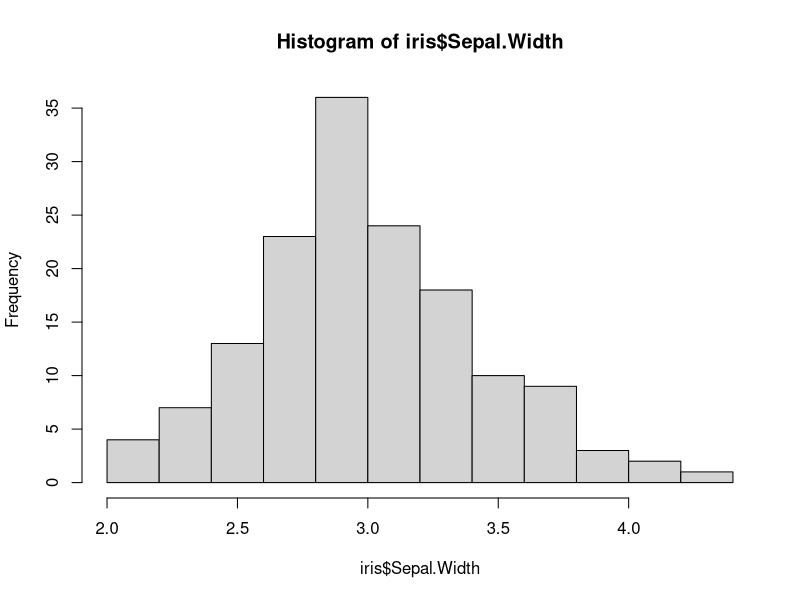
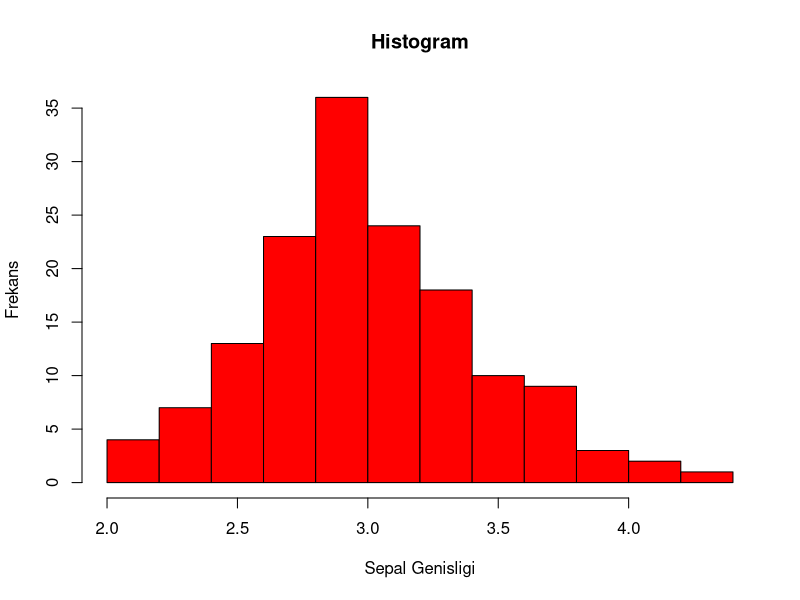
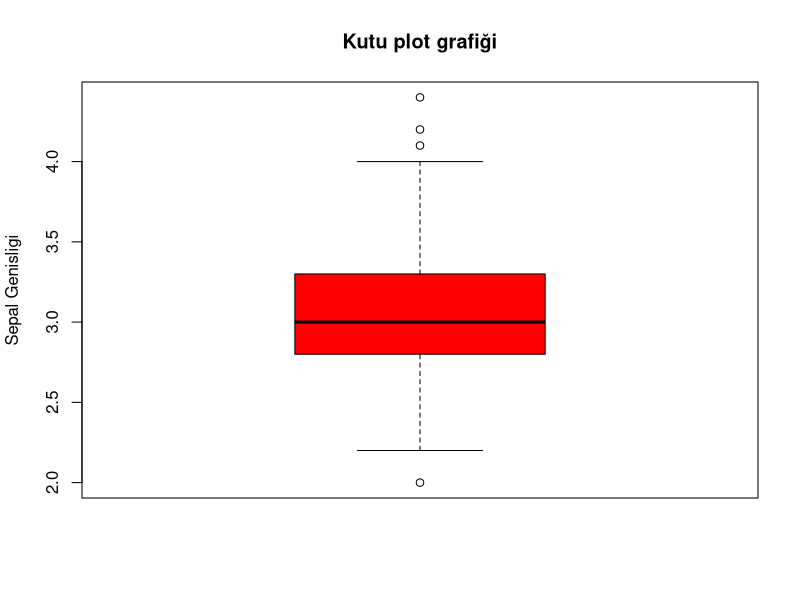
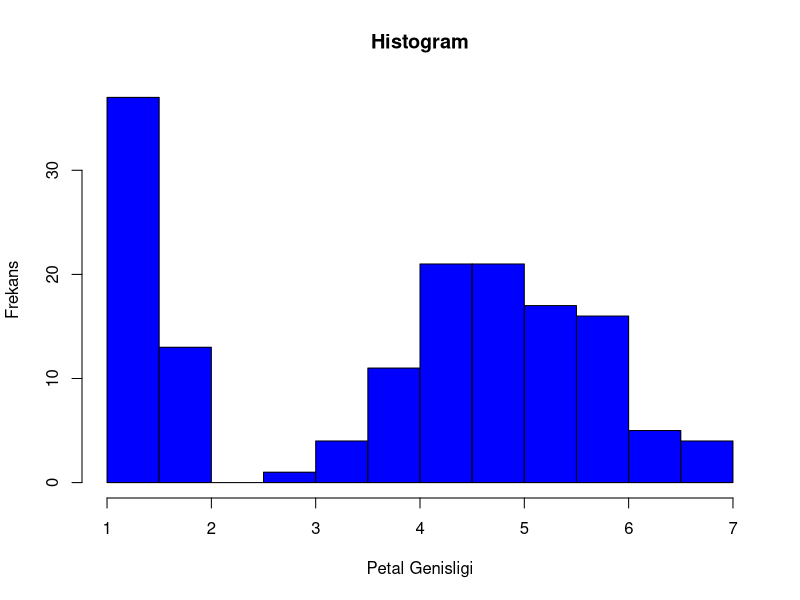
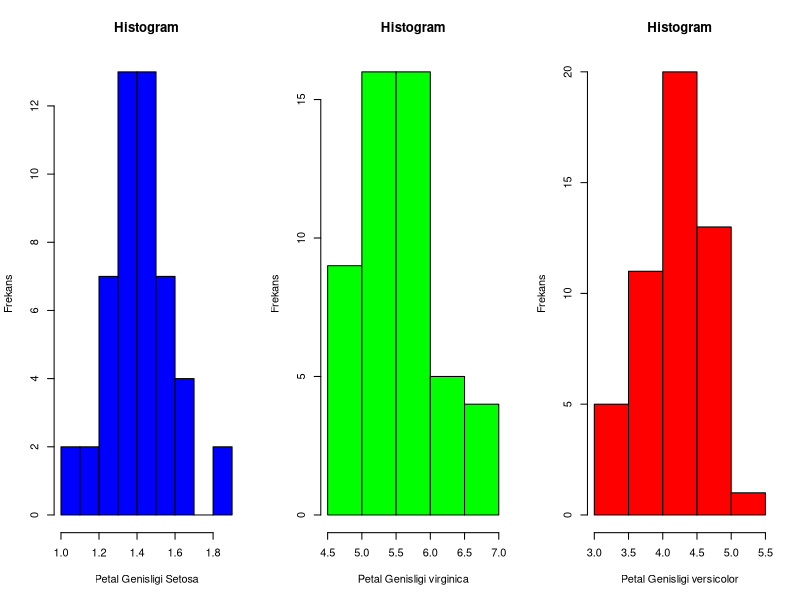
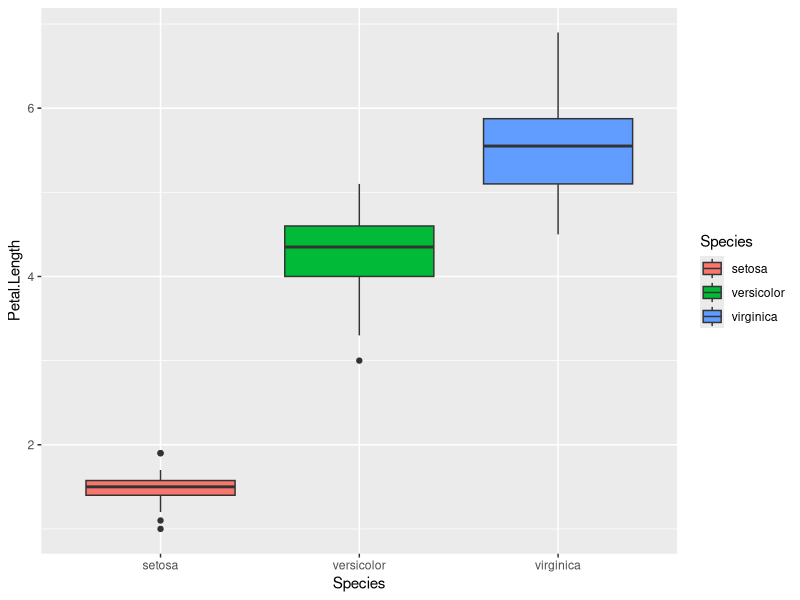
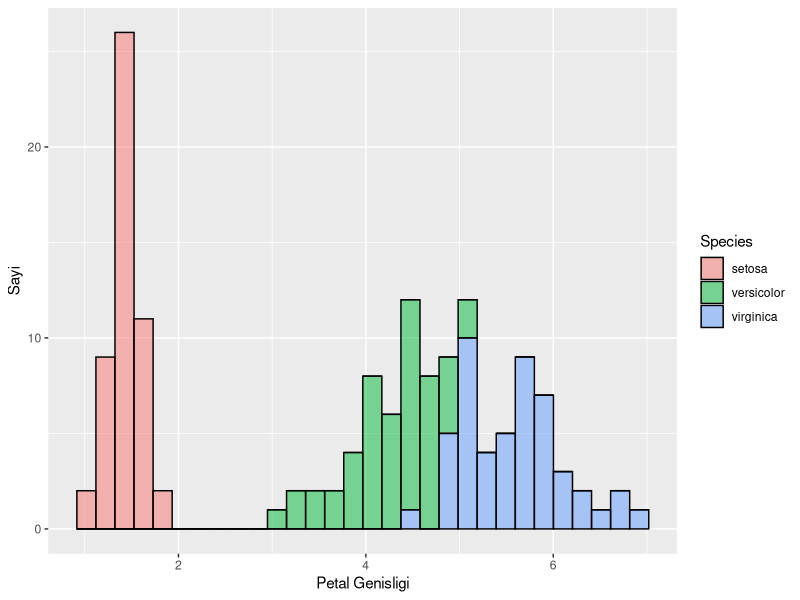

Generate these figures, in order, with R:
library(datasets)
head(iris)
summary(iris$Species)
iris_data <- iris

# Temel grafikler

head(iris)
summary(iris$Species)

par(mfrow=c(1,1))
hist(iris$Sepal.Width)

# daha iyi grafikler


hist(iris$Sepal.Width,main = "Histogram",
      xlab = "Sepal Genisligi", ylab = "Frekans", col = "red")


boxplot(iris$Sepal.Width, main = "Kutu plot grafiği",
        ylab = "Sepal Genisligi", col = "red")


hist(iris$Petal.Length,main = "Histogram",
     xlab = "Petal Genisligi", ylab = "Frekans", col = "blue")

setosa_data <- iris_data[iris_data$Species == "setosa",]

virginica_data <- iris_data[iris_data$Species == "virginica",]

versicolor_data <- iris_data[iris_data$Species == "versicolor",]

par(mfrow = c(1,3))

hist(setosa_data$Petal.Length,main = "Histogram",
     xlab = "Petal Genisligi Setosa", ylab = "Frekans", col = "blue")

hist(virginica_data$Petal.Length,main = "Histogram",
     xlab = "Petal Genisligi virginica", ylab = "Frekans", col = "green")

hist(versicolor_data$Petal.Length,main = "Histogram",
     xlab = "Petal Genisligi versicolor", ylab = "Frekans", col = "red")


# Daha da iyi grafikler !

library(ggplot2)

ggplot(data = iris_data, aes(y = Petal.Length, x = Species)) +
  geom_boxplot(aes(fill = Species))


ggplot(data = iris_data, aes(x = Petal.Length)) +
  geom_histogram(aes(fill = Species), col = "black", alpha = 0.5) +
  xlab("Petal Genisligi") +
  ylab("Sayi")


# Temel testler

summary(versicolor_data)

summary(virginica_data)

t.test(versicolor_data$Petal.Length,virginica_data$Petal.Length,
       alternative = "two.sided",paired = F)
